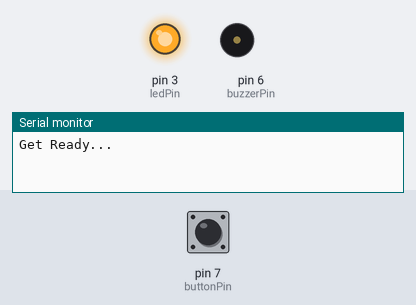
Bench run of a sketch on a simulated Arduino Uno, built with avr-gcc and run on an emulated ATmega328P. On the bench: output pins drawn as LEDs (lit = HIGH), buzzer (waves = sounding), the last lines printed to the serial monitor. The inputs (shaded band) are chosen by the test bench; at power-on: pin 7 (buttonPin) LOW. Random numbers use the default seed unless the sketch sets one.

Above: at 4.7 s.
4.8 s: pin 7 (buttonPin) pulled HIGH for 0.15 s
At 5.05 s:
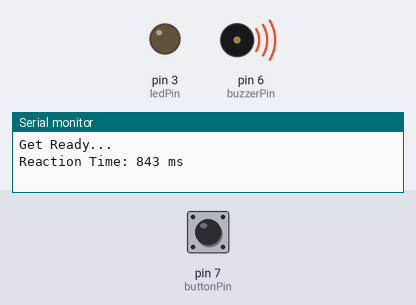
At 6.0 s:
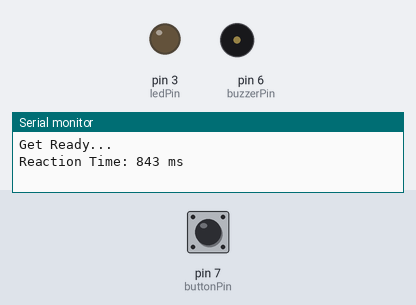
7.9 s: pin 7 (buttonPin) pulled HIGH for 1 s
Timing chart, 0 to 16.3 s (numbered marks = the images above; inputs shaded):
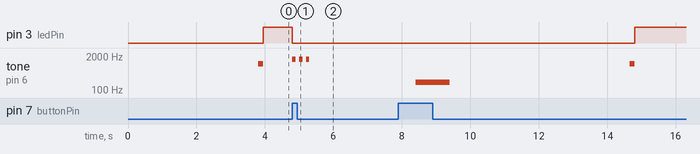

Measured:
- after the input at 4.8 s, pin 3 (ledPin): HIGH → LOW at once; tone on pin 6 (buzzerPin): alternates 1500 Hz for 0.10 s and silent for 0.10 s, 6 changes in all, then stays silent, starting at once

The sketch:

Embedded.system_game_system.ino
```cpp
const int ledPin = 3;
const int buttonPin = 7;
const int buzzerPin = 6;
unsigned long startTime;
unsigned long reactionTime;
bool gameStarted = false;
bool ledOn = false;
void setup() {
  pinMode(ledPin, OUTPUT);
  pinMode(buttonPin, INPUT);
  pinMode(buzzerPin, OUTPUT);
  Serial.begin(9600);
  Serial.println("Get Ready...");
}
void loop() {
  if (!ledOn && digitalRead(buttonPin) == HIGH) {
    Serial.println("Too Early!");
    tone(buzzerPin, 200);
    delay(1000);
    noTone(buzzerPin);
    delay(2000);
    Serial.println("Try Again...");
  }
  if (!gameStarted) {
    delay(random(2000, 5000));
    tone(buzzerPin, 1000);
    delay(150);
    noTone(buzzerPin);
    digitalWrite(ledPin, HIGH);
    startTime = millis();
    gameStarted = true;
    ledOn = true;
  }
  if (ledOn && digitalRead(buttonPin) == HIGH) {
    reactionTime = millis() - startTime;
    digitalWrite(ledPin, LOW);
    ledOn = false;
    Serial.print("Reaction Time: ");
    Serial.print(reactionTime);
    Serial.println(" ms");
    for (int i = 0; i < 3; i++) {
      tone(buzzerPin, 1500);
      delay(100);
      noTone(buzzerPin);
      delay(100);
    }
    delay(3000);
    gameStarted = false;
    Serial.println("Next Round...");
  }
}
```
